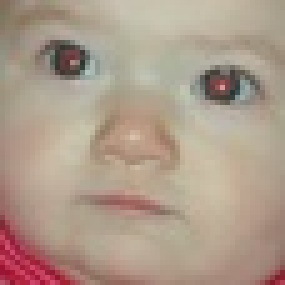
%> input picture 2017CSB1113-L2/redeyebaby.jpg, 57 x 57 px, shrunk from 216 x 218 before the run (shown 5 times larger)
$ octave TestRedEye.m   (GNU Octave 9; MATLAB toolbox functions it lacks are replaced by stand-ins)
%> lines starting %> are read from the running program, lines starting %| are printed output that depends on the picture
### 2017CSB1113-L2/RedEyeRemoval.m
function f = RedEyeRemoval(I, num)
    [p, q, r] = size(I);
    for i = 1:p
        for j = 1:q
            if(I(i, j, 1) >  50)
                I(i, j, 1) = (I(i,j, 2) + I(i, j, 3))/2;
            end
        end
    end
    subplot(4, 2, num*2)
    imshow(I);
    title 'After Removal'
end

### 2017CSB1113-L2/TestRedEye.m
% image_name = input('Enter the name of the image: ', 's');
I = imread('./redeyebaby.jpg');
%> I is the input picture: size 57x57x3 uint8; mean R, G, B 174.1, 155.2, 139.1
J = imread('./Red-eye_effect.png');
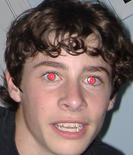
%> input picture 2017CSB1113-L2/Red-eye_effect.png, 133 x 155 px, shrunk from 508 x 592 before the run
%> J is the input picture: size 155x133x3 uint8; mean R, G, B 120.7, 101.1, 96.9
K = imread('./redeye.jpg');
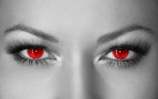
%> input picture 2017CSB1113-L2/redeye.jpg, 158 x 99 px, shrunk from 600 x 377 before the run
%> K is the input picture: size 99x158x3 uint8; mean R, G, B 155.5, 153.3, 153.3
L = imread('./kidred.jpg');
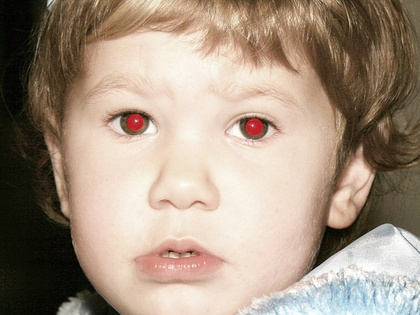
%> input picture 2017CSB1113-L2/kidred.jpg, 420 x 315 px, shrunk from 1600 x 1200 before the run
%> L is the input picture: size 315x420x3 uint8; mean R, G, B 165.3, 147.3, 130.4

subplot(4, 2, 1)
imshow(I);
title 'Before Removal';
RedEyeRemoval(I, 1);
%> after the loop in RedEyeRemoval, `for i = 1:p`:
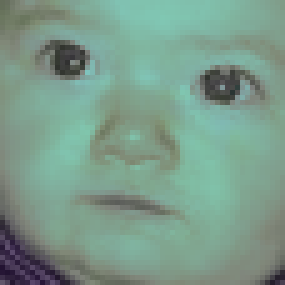
%> I: size 57x57x3 uint8 (shown 5 times larger); mean R, G, B 122.9, 155.2, 139.1

subplot(4, 2, 3)
imshow(J);
title 'Before Removal';
RedEyeRemoval(J, 2);
%> call 2 of RedEyeRemoval, with num = 2
%> after the loop in RedEyeRemoval (call 2), `for i = 1:p`:
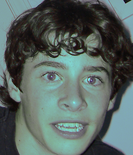
%> I: size 155x133x3 uint8; mean R, G, B 87.5, 101.1, 96.9

subplot(4, 2, 5)
imshow(K);
title 'Before Removal';
RedEyeRemoval(K, 3);
%> call 3 of RedEyeRemoval, with num = 3
%> after the loop in RedEyeRemoval (call 3), `for i = 1:p`:
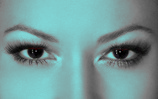
%> I: size 99x158x3 uint8; mean R, G, B 116.9, 153.3, 153.3

subplot(4, 2, 7)
imshow(L);
title 'Before Removal';
RedEyeRemoval(I, 4);
